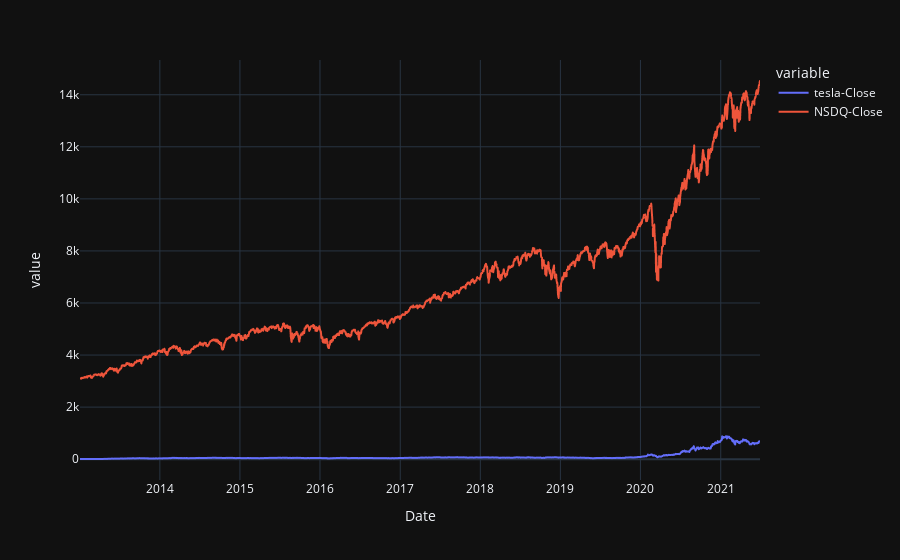

The notebook cell saved with this chart:
### Markdown cell above
## visualization

### Code cell
# plot the data and MA
import plotly.express as px
fig = px.line(data, x="Date", y=["tesla-Close", "NSDQ-Close"], template = 'plotly_dark')
fig.show()

### Figure 1 — Plotly figure (JSON) as saved in the notebook; plotly's stock layout.template omitted (floating-point values rounded to 4 significant figures; data arrays with more than 128 entries replaced by an {"elided": "..."} marker saying what was removed)
{"data": [{"hovertemplate": "variable=tesla-Close<br>Date=%{x}<br>value=%{y}<extra></extra>", "legendgroup": "tesla-Close", "line": {"color": "#636efa", "dash": "solid"}, "marker": {"symbol": "circle"}, "mode": "lines", "name": "tesla-Close", "showlegend": true, "type": "scattergl", "x": {"elided": "2138 str values"}, "xaxis": "x", "y": {"elided": "2138 float values"}, "yaxis": "y"}, {"hovertemplate": "variable=NSDQ-Close<br>Date=%{x}<br>value=%{y}<extra></extra>", "legendgroup": "NSDQ-Close", "line": {"color": "#EF553B", "dash": "solid"}, "marker": {"symbol": "circle"}, "mode": "lines", "name": "NSDQ-Close", "showlegend": true, "type": "scattergl", "x": {"elided": "2138 str values"}, "xaxis": "x", "y": {"elided": "2138 float values"}, "yaxis": "y"}], "layout": {"legend": {"title": {"text": "variable"}, "tracegroupgap": 0}, "margin": {"t": 60}, "xaxis": {"anchor": "y", "domain": [0, 1], "title": {"text": "Date"}}, "yaxis": {"anchor": "x", "domain": [0, 1], "title": {"text": "value"}}}}
